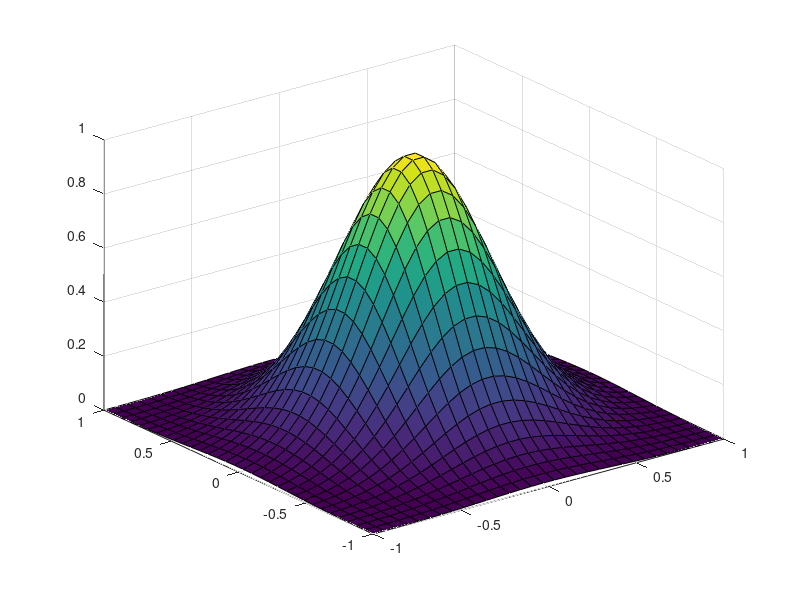
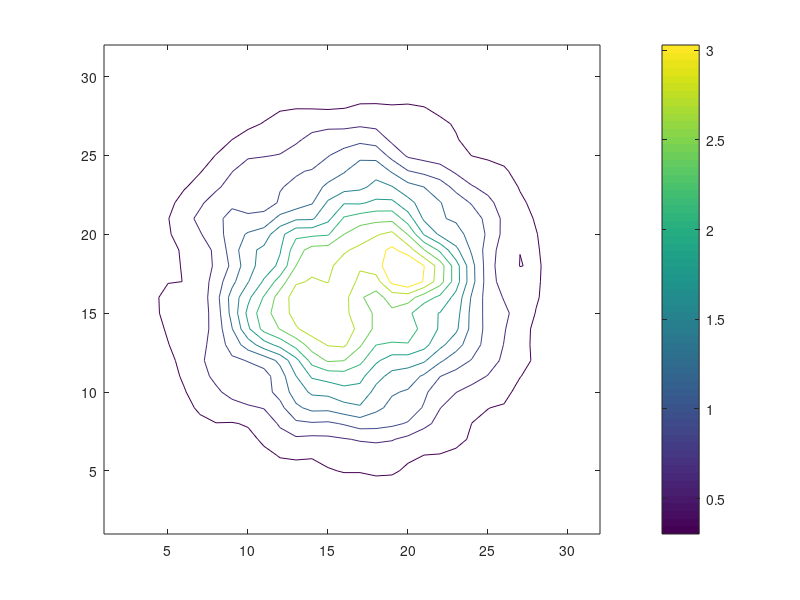
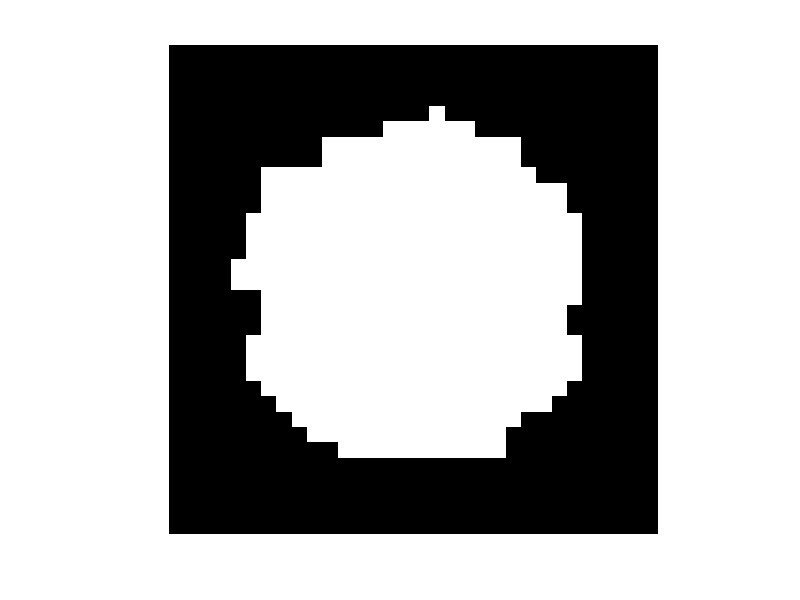

These charts were generated, in order, by the following MATLAB code:
u = rand (32, 32);
t = linspace (-1, 1, 32);
[x, y] = meshgrid (t, t);

a = 4;
z = exp (- a .* x .^ 2) .* exp (- a .* y .^ 2);
b = 128;
k = exp (- b .* x .^ 2) .* exp (- b .* y .^ 2);
w = conv2 (u, k, 'same') .* z;

figure (1); clf (); surf (x, y, z);
figure (2); clf (); contour (w); colorbar ();
figure (3); clf (); imshow (abs (w) > median (median (w)));
